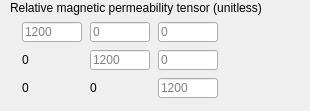
    <widget class="QWidget" name="page_4">
     <widget class="QWidget" name="layoutWidget_5">
      <property name="geometry">
       <rect>
        <x>20</x>
        <y>20</y>
        <width>202</width>
        <height>82</height>
       </rect>
      </property>
      <layout class="QGridLayout" name="gridLayout_4">
       <item row="0" column="0">
        <widget class="QLineEdit" name="mu11">
         <property name="minimumSize">
          <size>
           <width>60</width>
           <height>20</height>
          </size>
         </property>
         <property name="maximumSize">
          <size>
           <width>60</width>
           <height>20</height>
          </size>
         </property>
         <property name="placeholderText">
          <string>1200</string>
         </property>
        </widget>
       </item>
       <item row="0" column="1">
        <widget class="QLineEdit" name="mu12">
         <property name="minimumSize">
          <size>
           <width>60</width>
           <height>20</height>
          </size>
         </property>
         <property name="maximumSize">
          <size>
           <width>60</width>
           <height>20</height>
          </size>
         </property>
         <property name="placeholderText">
          <string>0</string>
         </property>
        </widget>
       </item>
       <item row="0" column="2">
        <widget class="QLineEdit" name="mu13">
         <property name="minimumSize">
          <size>
           <width>60</width>
           <height>20</height>
          </size>
         </property>
         <property name="maximumSize">
          <size>
           <width>60</width>
           <height>20</height>
          </size>
         </property>
         <property name="placeholderText">
          <string>0</string>
         </property>
        </widget>
       </item>
       <item row="1" column="1">
        <widget class="QLineEdit" name="mu22">
         <property name="minimumSize">
          <size>
           <width>60</width>
           <height>20</height>
          </size>
         </property>
         <property name="maximumSize">
          <size>
           <width>60</width>
           <height>20</height>
          </size>
         </property>
         <property name="placeholderText">
          <string>1200</string>
         </property>
        </widget>
       </item>
       <item row="1" column="2">
        <widget class="QLineEdit" name="mu23">
         <property name="minimumSize">
          <size>
           <width>60</width>
           <height>20</height>
          </size>
         </property>
         <property name="maximumSize">
          <size>
           <width>60</width>
           <height>20</height>
          </size>
         </property>
         <property name="placeholderText">
          <string>0</string>
         </property>
        </widget>
       </item>
       <item row="2" column="2">
        <widget class="QLineEdit" name="mu33">
         <property name="minimumSize">
          <size>
           <width>60</width>
           <height>20</height>
          </size>
         </property>
         <property name="maximumSize">
          <size>
           <width>60</width>
           <height>20</height>
          </size>
         </property>
         <property name="placeholderText">
          <string>1200</string>
         </property>
        </widget>
       </item>
       <item row="1" column="0">
        <widget class="QLabel" name="mu21">
         <property name="text">
          <string>0</string>
         </property>
        </widget>
       </item>
       <item row="2" column="0">
        <widget class="QLabel" name="mu31">
         <property name="text">
          <string>0</string>
         </property>
        </widget>
       </item>
       <item row="2" column="1">
        <widget class="QLabel" name="mu32">
         <property name="text">
          <string>0</string>
         </property>
        </widget>
       </item>
      </layout>
     </widget>
     <widget class="QLabel" name="label_7">
      <property name="geometry">
       <rect>
        <x>10</x>
        <y>0</y>
        <width>291</width>
        <height>16</height>
       </rect>
      </property>
      <property name="text">
       <string>Relative magnetic permeability tensor (unitless)</string>
      </property>
     </widget>
    </widget>
